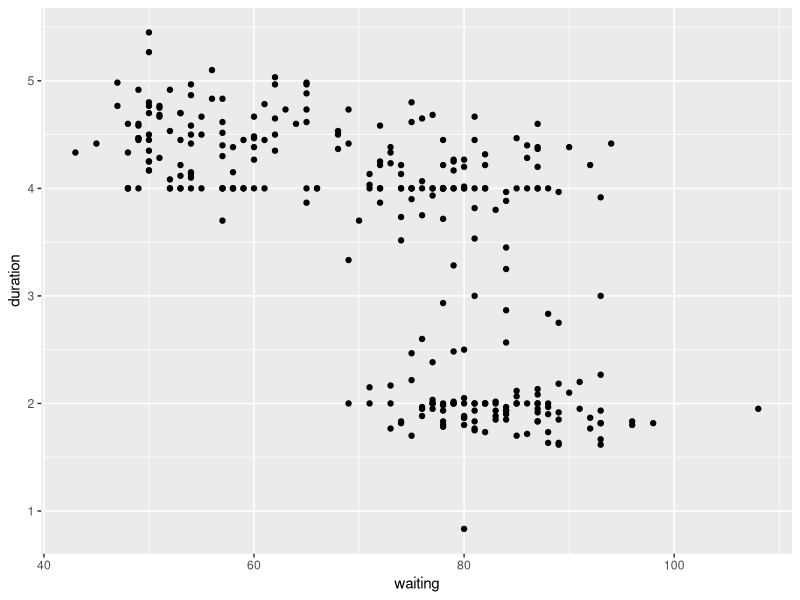
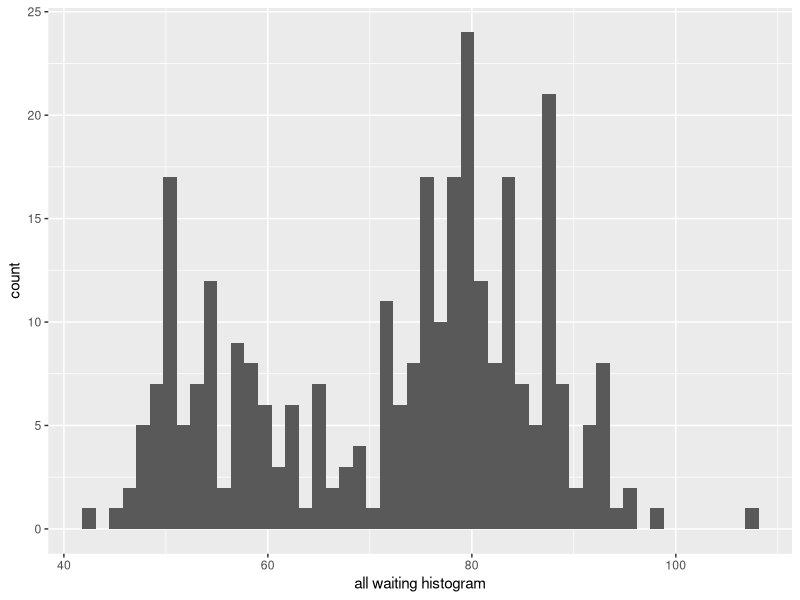
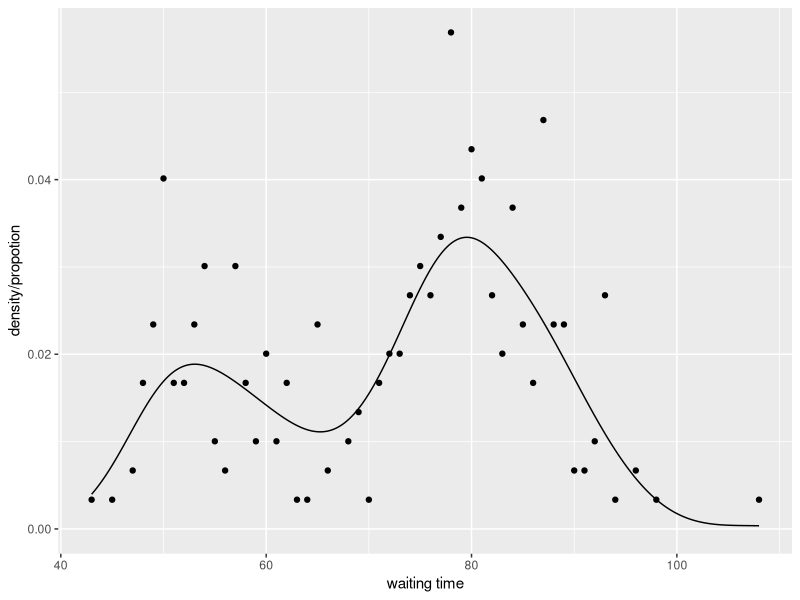
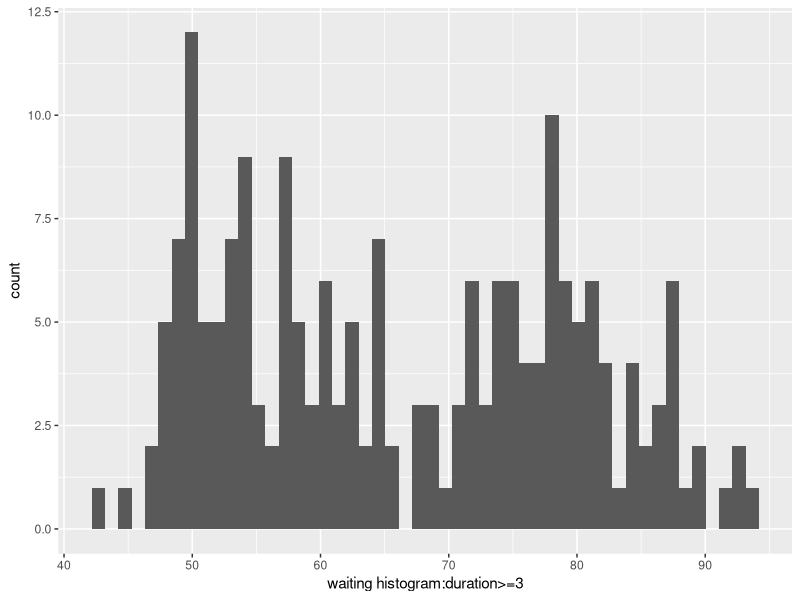
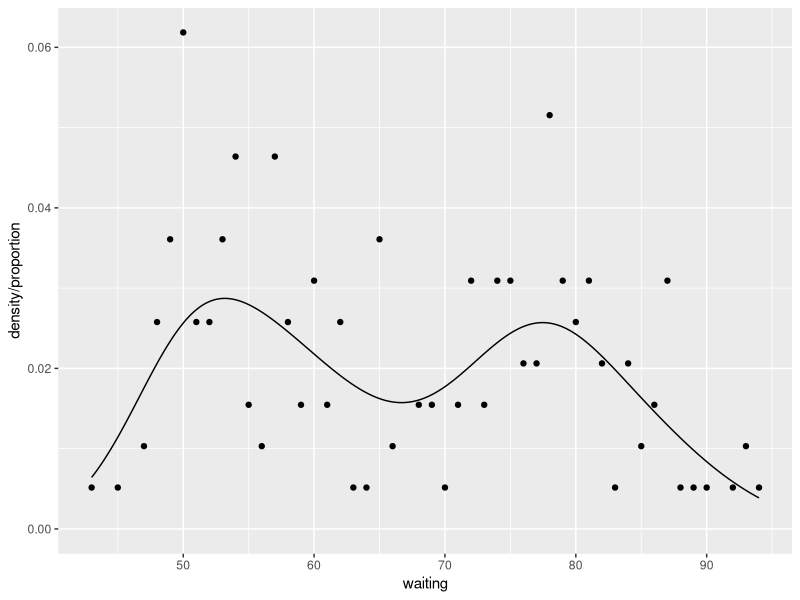
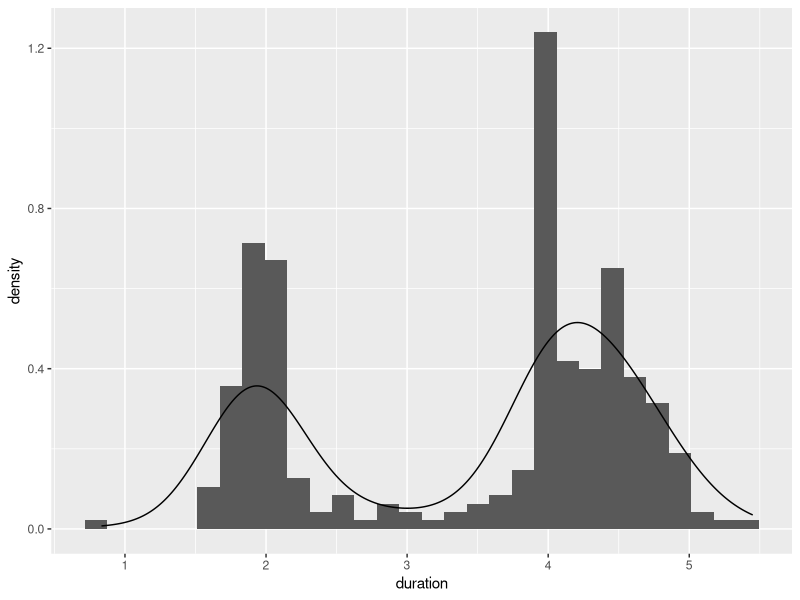
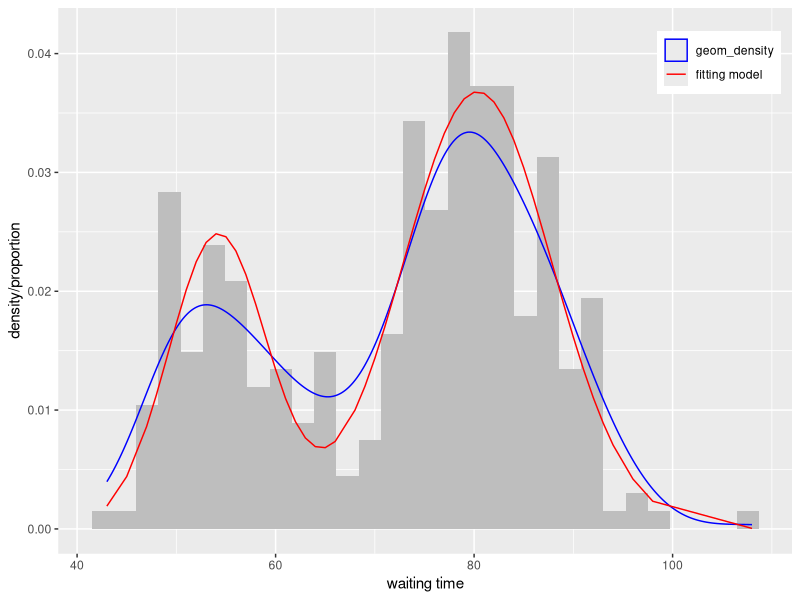
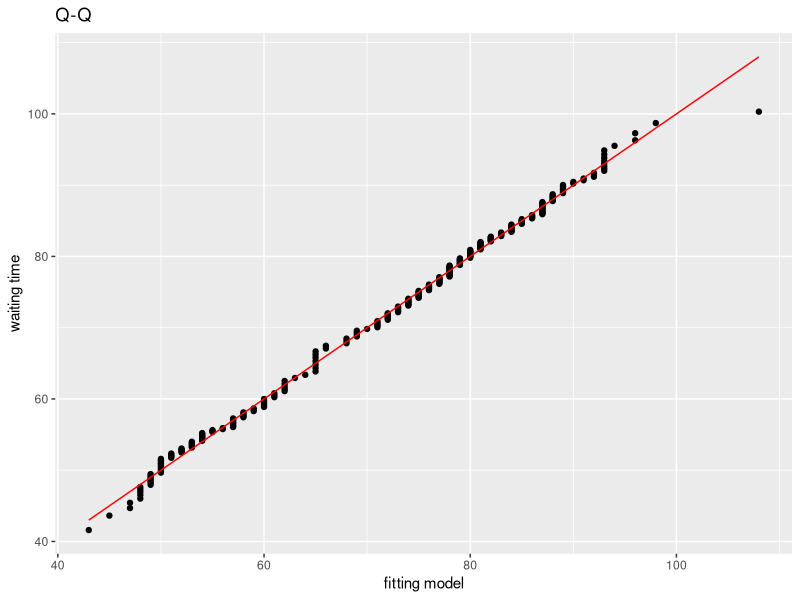

Reproduce these figures in R, in order.
## ---- chunk 1
library(tidyverse)
library(readstata13)
library(ggplot2)
#library(gridExtra)
library(MASS)
options(warn=-1)
## ---- chunk 2
ggplot(data=geyser)+
  geom_point(aes(x=waiting,y=duration))+
  labs(theme="duration~waiting")
## ---- chunk 3
waiting_density<- geyser %>% group_by(waiting) %>%
  summarise(density=length(waiting)/dim(geyser)[1]) %>%
  ungroup()
head(waiting_density)
## ---- chunk 4
ggplot(data=geyser)+
  geom_histogram(aes(x=waiting),bins=50)+
  labs(x="all waiting histogram")
ggplot()+
  geom_point(aes(x=waiting_density$waiting,
                 y=waiting_density$density))+
  geom_density(aes(x=geyser$waiting))+
  labs(x="waiting time",y="density/propotion")
## ---- chunk 5
geyser3<-geyser %>% filter(duration>=3)
ggplot(data=geyser3)+
  geom_histogram(aes(x=waiting),bins=50)+
  labs(x="waiting histogram:duration>=3")
wtds3<-geyser3 %>% group_by(waiting) %>%
  summarize(density=length(waiting)/dim(geyser3)[1]) %>%
  ungroup()
ggplot()+
  geom_point(aes(x=wtds3$waiting,y=wtds3$density))+
  geom_density(aes(x=geyser3$waiting))+
  labs(x="waiting",y="density/proportion")
## ---- chunk 6
ggplot(data=geyser)+
  geom_histogram(aes(duration,..density..),bins=30)+
  geom_density(aes(duration))
## ---- chunk 7
b_fit<-function(coe,x){
  result<-coe[1]*dnorm((x-coe[2])/coe[3])/coe[3]+
    (1-coe[1])*dnorm((x-coe[4])/coe[5])/coe[5]
  if(any(result<=0))
    return(Inf)
  else
    return(-sum(log(result)))
}
## ---- chunk 8
fit_line<-function(x,coe){
  result<-coe[1]*dnorm(x,coe[2],coe[3])+
    (1-coe[1])*dnorm(x,coe[4],coe[5])
  return(result)
}
## ---- chunk 9
p0<-sum((waiting_density %>%
           filter(waiting<=65))$density)
mu1<-52
sig1<-5
mu2<-78
sig2<-5
coe0<-c(p0,mu1,sig1,mu2,sig2)
coe1<-nlm(b_fit,coe0,x=geyser$waiting)$estimate
print(paste("p:",coe1[1]))
print(paste(" mu1:",coe1[2]," sig1:",coe1[3]))
print(paste(" mu2:",coe1[4]," sig2:",coe1[5]))
## ---- chunk 10
ggplot()+
  geom_histogram(aes(x=geyser$waiting,..density..),
                 bins=30,fill="gray")+
  geom_density(aes(x=geyser$waiting,color="blue"))+
  geom_line(aes(x=waiting_density$waiting,
              y=fit_line(waiting_density$waiting,coe1),
              color="red"))+
  labs(x="waiting time",y="density/proportion",
       theme="waiting distribution")+
  scale_color_manual(name = "group",
                     values = c( "blue"='blue',
                                 'red'='red'), 
                     breaks = c('blue','red' ),
                     labels = c('geom_density',
                                'fitting model'))+
  theme(legend.title=element_blank(),
           legend.position = c(0.9, 0.9))
## ---- chunk 11
attach(geyser)
pmix2 <- deriv(~ p*pnorm((x-u1)/s1) + (1-p)*pnorm((x-u2)/s2),
               "x", function(x, p, u1, s1, u2, s2) {})
pr0<-(seq(along = waiting) - 0.5)/length(waiting)
x0 <- x1 <- as.vector(sort(waiting))
del<-1
i<-0
while((i <- i + 1) < 10 && abs(del) > 0.0005) {
  pr <- pmix2(x0,coe1[1],coe1[2],coe1[3],coe1[4],coe1[5])
  del <- (pr - pr0)/attr(pr, "gradient")
  x0 <- x0 - 0.5*del
  del <- max(abs(del))
}
detach()
ggplot()+
  geom_point(aes(x=x1,y=x0))+
  geom_line(aes(x=x1,y=x1),col="red")+
  labs(x="fitting model",y="waiting time",title="Q-Q")
## ---- chunk 12
p0=sum((wtds3 %>% filter(waiting<=66))$density)
mu1=53
sig1=5
mu2=78
sig2=5
coe2<-nlm(b_fit,c(p0,mu1,sig1,mu2,sig2),
          geyser3$waiting)$estimate
print(paste("p:",coe2[1]))
print(paste(" mu1:",coe2[2]," sig1:",coe2[3]))
print(paste(" mu2:",coe2[4]," sig2:",coe2[5]))
## ---- chunk 13
ggplot()+
  geom_histogram(aes(x=geyser3$waiting,..density..)
                 ,fill="gray")+
  geom_density(aes(x=geyser3$waiting,color="blue"))+
  geom_line(aes(x=wtds3$waiting,
              y=fit_line(wtds3$waiting,coe2),
              color="red"))+
  labs(x="time",y="density",theme="waiting distribution")+
  scale_color_manual(name = "group",
                     values = c( "blue"='blue',
                                 'red'='red'), 
                     breaks = c('blue','red' ),
                     labels = c('geom_density',
                                'fitting model'))+
  theme(legend.title=element_blank(),
           legend.position = c(0.9, 0.9))
## ---- chunk 14
attach(geyser3)
pmix2 <- deriv(~ p*pnorm((x-u1)/s1) + (1-p)*pnorm((x-u2)/s2),
               "x", function(x, p, u1, s1, u2, s2) {})
pr0<-(seq(along = waiting) - 0.5)/length(waiting)
x0 <- x1 <- as.vector(sort(waiting))
del<-1
i<-0
while((i <- i + 1) < 10 && abs(del) > 0.0005) {
  pr <- pmix2(x0,coe2[1],coe2[2],coe2[3],coe2[4],coe2[5])
  del <- (pr - pr0)/attr(pr, "gradient")
  x0 <- x0 - 0.5*del
  del <- max(abs(del))
}
detach()
ggplot()+
  geom_point(aes(x=x1,y=x0))+
  geom_line(aes(x=x1,y=x1),col="red")+
  labs(x="fitting model",y="waiting time",title="Q-Q")
## ---- chunk 15
p0=length((geyser %>% filter(duration<=3))$duration)/dim(geyser)[1]
mu1=2
sig1=0.5
mu2=4
sig2=0.5
coe3<-nlm(b_fit,c(p0,mu1,sig1,mu2,sig2),
    x=geyser$duration)$estimate
print(paste("p:",coe3[1]))
print(paste(" mu1:",coe3[2]," sig1:",coe3[3]))
print(paste(" mu2:",coe3[4]," sig2:",coe3[5]))
## ---- chunk 16
ggplot(data=geyser)+
  geom_histogram(aes(duration,..density..),bins=30,
                 fill="gray")+
  geom_density(aes(duration,color="blue"))+
  geom_line(aes(x=seq(0.5,5.5,5/298),
                y=fit_line(seq(0.5,5.5,5/298),coe3),
                color="red"))+
  labs(x="duration",y="density",
       theme="duration distribution")+
  scale_color_manual(name = "group",
                     values = c( "blue"='blue',
                                 'red'='red'), 
                     breaks = c('blue','red' ),
                     labels = c('geom_density',
                                'fitting model'))+
  theme(legend.title=element_blank(),
           legend.position = c(0.9, 0.9))
## ---- chunk 17
attach(geyser)
pmix2<-deriv(~ p*pnorm((x-u1)/s1) + (1-p)*pnorm((x-u2)/s2),
               "x", function(x, p, u1, s1, u2, s2) {})
x1<-as.vector(sort(duration))
x1<-x1[2:length(x1)]
x0<-x1
pr0<-(seq(along = x0) - 0.5)/length(x0)
del<-1
i<-0
while((i <- i + 1) < 10 && abs(del) > 0.0005) {
  pr <- pmix2(x0,coe3[1],coe3[2],coe3[3],coe3[4],coe3[5])
  del <- (pr - pr0)/attr(pr, "gradient")
  x0 <- x0 - 0.5*del
  del <- max(abs(del))
}
detach()
ggplot()+
  geom_point(aes(x=x1,y=x0))+
  geom_line(aes(x=x1,y=x1),col="red")+
  labs(x="fitting model",y="duration",title="Q-Q")
